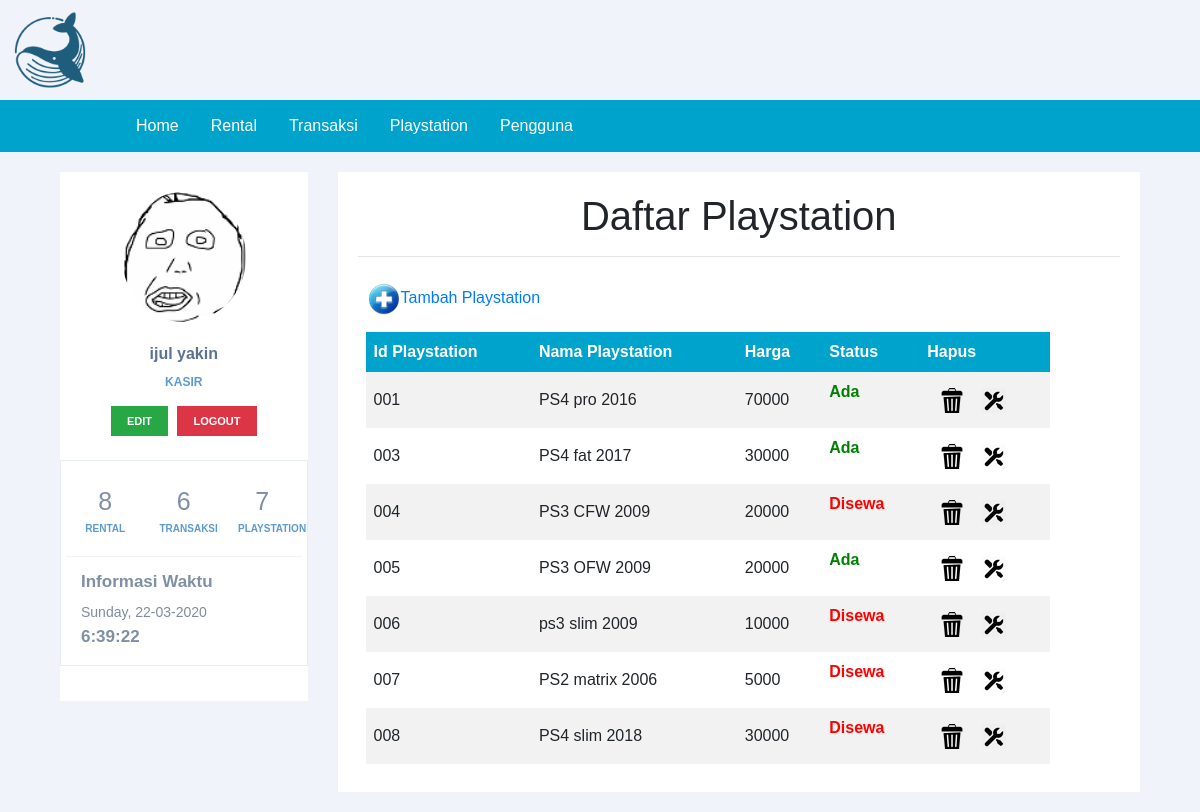
Page /halaman_admin.php?page=playstation (signed in) on the committed database.
### tables this page shows
CREATE TABLE `playstation` (
  `id_playstation` varchar(10) NOT NULL,
  `nama_playstation` varchar(20) NOT NULL,
  `harga` int(25) NOT NULL,
  `status_playstation` varchar(20) NOT NULL
);

### playstation.php (the view, shortened to what this page needs)
<h1><b>Daftar Playstation</b></h1>
<hr>
<table width="700" border="0" cellpadding="2" cellspacing="1" >
  <tr>
    <td colspan="2"><a href="?page=playstation_tambah" target="_self"><img src="images/add.png">Tambah Playstation</a></td>
  </tr>
  <tr>
    <td colspan="2"><table class="daftar_tabel" width="100%" border="0" cellspacing="1" cellpadding="2">
      <tr>
        <th><b>Id Playstation</b></th>
		<th><b>Nama Playstation</b></th>
        <th><b>Harga</b></th>
        <th><b>Status</b> </th>
		<th><b>Hapus</b> </th>
      </tr>
	  </td>
      <?php
	$playstationSql = "SELECT * from playstation";
	$barangQry = mysqli_query($koneksi, $playstationSql)  or die ("Query barang salah : ".mysql_error());
	 foreach($barangQry as $playstationRow) {
	$Kode = $playstationRow['id_playstation'];
	?>
      <tr>
        <td><?php echo $Kode; ?></td>
		<td><?php echo $playstationRow['nama_playstation']; ?></td>
        <td><?php echo $playstationRow['harga']; ?></td>
		<td><?php
            if ($playstationRow['status_playstation']=='ada') {
                echo "<p style='color:green'><b>Ada</b></p>";
            } else {
                echo "<p style='color:red'><b>Disewa</b></p>";
            }
     ?></td>
		 <td align="center"><a href="?page=playstation_hapus&amp;Kode=<?php echo $Kode ?>" target="_self" alt="Delete Data" onclick="return confirm('ANDA YAKIN AKAN MENGHAPUS DATA PENTING INI ... ?')"><img src="images/delete.png"></a>
      <a href="?page=playstation_edit&amp;kode=<?php echo $Kode ?>" target="_self" alt="Edit Data" ><img src="images/edit.png"></a></td>
		   </tr>
      <?php } ?>
    </table></td>

### style.css (style rules this page uses)
body { font-family: sans-serif; background: #ebf9fb; }
h1 { text-align: center; font-weight: 300; }
.daftar_tabel { border-collapse: collapse; width: 100%; }
.daftar_tabel th, td { text-align: left; padding: 8px; }
.daftar_tabel tr:nth-child(even) { background-color: #f2f2f2 }
.daftar_tabel th { background-color: #00a3cc; color: white; }

### css/sidebar.css (style rules this page uses)
body { background: #F1F3FA; }
a, button, code, div, img, input, label, li, p, pre, select, span, svg, table, td, textarea, th, ul { -webkit-border-radius: 0!important; -moz-border-radius: 0!important; border-radius: 0!important; }

### rows in the picture
playstation: id_playstation "001", nama_playstation "PS4 pro 2016", harga "70000", status_playstation "Ada"
playstation: id_playstation "003", nama_playstation "PS4 fat 2017", harga "30000", status_playstation "Ada"
playstation: id_playstation "004", nama_playstation "PS3 CFW 2009", harga "20000", status_playstation "Disewa"
playstation: id_playstation "005", nama_playstation "PS3 OFW 2009", harga "20000", status_playstation "Ada"
playstation: id_playstation "006", nama_playstation "ps3 slim 2009", harga "10000", status_playstation "Disewa"
playstation: id_playstation "007", nama_playstation "PS2 matrix 2006", harga "5000", status_playstation "Disewa"
playstation: id_playstation "008", nama_playstation "PS4 slim 2018", harga "30000", status_playstation "Disewa"

### other values in the picture
$_SESSION['nama'] "ijul yakin"
$_SESSION['level'] "KASIR"
$count "8"
$count "6"
$count "7"
